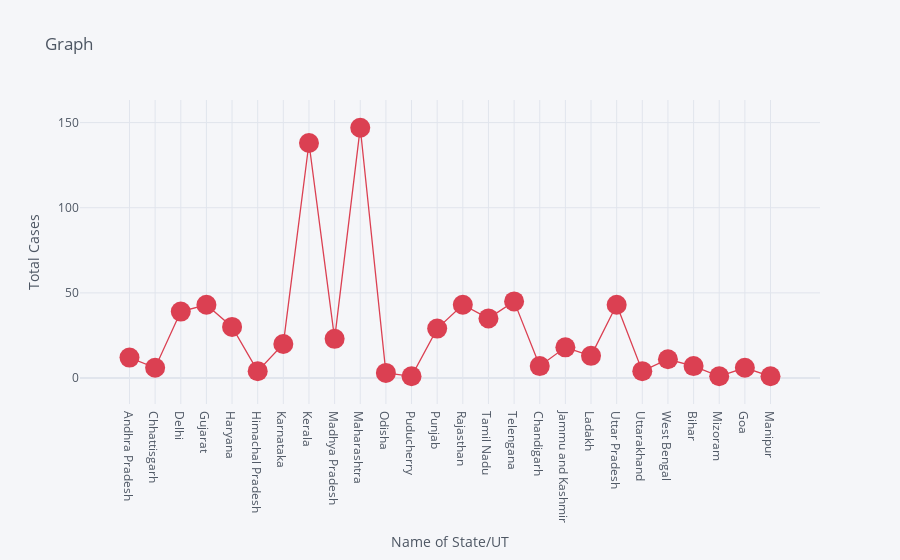
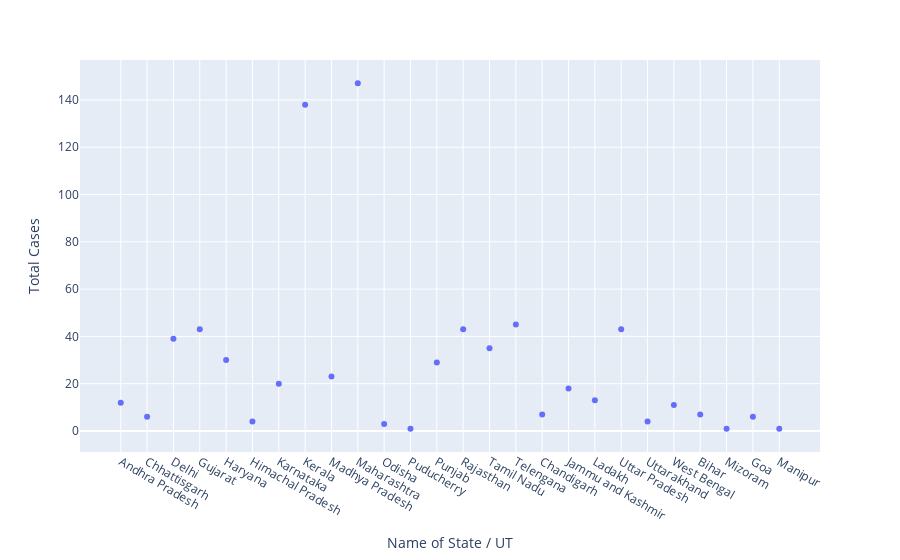

The notebook cell these images were saved under, in order:
### Code cell
df.iplot(kind='scatter',x='Name of State / UT',y='Total Cases',mode='markers+lines',title='Graph',xTitle='Name of State/UT',yTitle='Total Cases',colors='red',size=20)
px.scatter(df,x='Name of State / UT',y='Total Cases')

### Figure 1 — Plotly figure (JSON) as saved in the notebook; plotly's stock layout.template omitted (floating-point values rounded to 4 significant figures)
{"data": [{"line": {"color": "rgba(219, 64, 82, 1.0)", "dash": "solid", "shape": "linear", "width": 1.3}, "marker": {"size": 20, "symbol": "circle"}, "mode": "markers+lines", "name": "Total Cases", "text": "", "type": "scatter", "x": ["Andhra Pradesh", "Chhattisgarh", "Delhi", "Gujarat", "Haryana", "Himachal Pradesh", "Karnataka", "Kerala", "Madhya Pradesh", "Maharashtra", "Odisha", "Puducherry", "Punjab", "Rajasthan", "Tamil Nadu", "Telengana", "Chandigarh", "Jammu and Kashmir", "Ladakh", "Uttar Pradesh", "Uttarakhand", "West Bengal", "Bihar", "Mizoram", "Goa", "Manipur"], "y": [12, 6, 39, 43, 30, 4, 20, 138, 23, 147, 3, 1, 29, 43, 35, 45, 7, 18, 13, 43, 4, 11, 7, 1, 6, 1]}], "layout": {"legend": {"bgcolor": "#F5F6F9", "font": {"color": "#4D5663"}}, "paper_bgcolor": "#F5F6F9", "plot_bgcolor": "#F5F6F9", "title": {"font": {"color": "#4D5663"}, "text": "Graph"}, "xaxis": {"gridcolor": "#E1E5ED", "showgrid": true, "tickfont": {"color": "#4D5663"}, "title": {"font": {"color": "#4D5663"}, "text": "Name of State/UT"}, "zerolinecolor": "#E1E5ED"}, "yaxis": {"gridcolor": "#E1E5ED", "showgrid": true, "tickfont": {"color": "#4D5663"}, "title": {"font": {"color": "#4D5663"}, "text": "Total Cases"}, "zerolinecolor": "#E1E5ED"}}}

### Figure 2 — Plotly figure (JSON) as saved in the notebook; plotly's stock layout.template omitted (floating-point values rounded to 4 significant figures)
{"data": [{"hovertemplate": "Name of State / UT=%{x}<br>Total Cases=%{y}<extra></extra>", "legendgroup": "", "marker": {"color": "#636efa", "symbol": "circle"}, "mode": "markers", "name": "", "orientation": "v", "showlegend": false, "type": "scatter", "x": ["Andhra Pradesh", "Chhattisgarh", "Delhi", "Gujarat", "Haryana", "Himachal Pradesh", "Karnataka", "Kerala", "Madhya Pradesh", "Maharashtra", "Odisha", "Puducherry", "Punjab", "Rajasthan", "Tamil Nadu", "Telengana", "Chandigarh", "Jammu and Kashmir", "Ladakh", "Uttar Pradesh", "Uttarakhand", "West Bengal", "Bihar", "Mizoram", "Goa", "Manipur"], "xaxis": "x", "y": [12, 6, 39, 43, 30, 4, 20, 138, 23, 147, 3, 1, 29, 43, 35, 45, 7, 18, 13, 43, 4, 11, 7, 1, 6, 1], "yaxis": "y"}], "layout": {"legend": {"tracegroupgap": 0}, "margin": {"t": 60}, "xaxis": {"anchor": "y", "domain": [0, 1], "title": {"text": "Name of State / UT"}}, "yaxis": {"anchor": "x", "domain": [0, 1], "title": {"text": "Total Cases"}}}}
